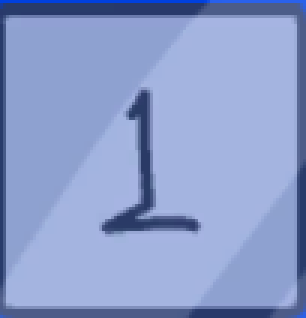
#> input picture 1.png, 102 x 106 px (shown 3 times larger)
$ python -i contrs.py   (imports and definitions only)
#> lines starting #> are read from the running program, lines starting #| are printed output that depends on the picture; after the words box and inside, x2 and y2 are one past the last pixel; in counts of white or black regions, pixels touching at a corner belong together; long printed decimals are rounded
#> further down, picture is the input picture: shape (106, 102, 3); mean B, G, R 203.6, 157.1, 139.7
import cv2 as cv
import numpy as np
from matplotlib import pyplot as plt
import cv2
import time
import pyautogui
import imutils
import importlib
import math
import pdb
debug = True
#moduleName = input('O2')
#importlib.import_module(moduleName)
# [4 lines left out: function show, not called in this run]


def showImage(title,image):
    cv.imshow(title,image)
    cv.waitKey(0)
    cv.destroyAllWindows()

def getContoursByLevel(countours,hierarchy,level):
    sameLevel = []
    levels = []
    count = -1
    clevel = 0
    for hir in sorted(hierarchy[0], key=lambda x: x[3]):
        if hir[1] == -1:
            count += 1
        if count == level:
            clevel = hir[3]

    for con,hir in zip(countours,hierarchy[0]):
        if hir[3] == clevel:
            sameLevel.append(con)
    return sameLevel

# [33 lines left out: functions RecogniseDigit, GetBoxCenter, not called in this run]

def GetLowerLine(contours,diviation,imgSize):
    centers = []

    # [9 lines of commented-out code are left out]

    lines = set()
    for c1 in contours:
        box1 = cv.boundingRect(c1)
        elements = set()
        cel = []
        box1 = rotate_box(box1,25,imgSize)
        line = GetBoxCenter(box1)
        sumC =  0
        for c2 in contours:
            box2 = cv.boundingRect(c2)
            box2 = rotate_box(box2,25,imgSize)
            center = GetBoxCenter(box2)
            if abs(line[1] - center[1]) <= diviation:
                elements.add(box2)
                cel.append(c2)
                sumC += center[1]

        if elements not in lines:
            avg = sumC / (len(centers) + 1)
            lines.add(frozenset(elements))
            centers.append((avg,cel))

    centers = sorted(centers, key=lambda x: x[0], reverse = True)
    centers = list(map(lambda x: list(x[1]), list(centers)))
    #print(list(map(lambda x: len(x),centers)))

    #breakpoint()
    return centers


def GetO2Numbers(image):
    # [5 lines of commented-out code are left out]
    s = image.copy()
    if isRedOverlay(s):
        s = RemoveRedOverlay(s)
        #show(s)
    img = cv.cvtColor(s,cv.COLOR_BGR2GRAY)
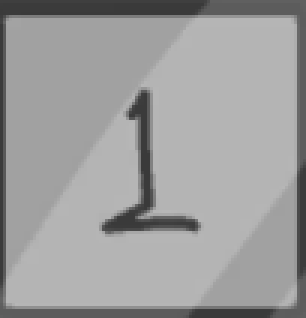
#> img: shape (106, 102) (shown 3 times larger); min 58, max 183, mean 157.2
    imgArea = img.shape[0] * img.shape[1]
#> imgArea = 10812
    ret,thresh = cv.threshold(img,195,255,cv2.THRESH_BINARY)
#> thresh: shape (106, 102); every value is 0
    kernel = np.ones((5,5),np.uint8)
    eroded = cv.erode(thresh,kernel,iterations = 1)
    inverted = (255 - eroded)
#> inverted: shape (106, 102); every value is 255
    #inverted = (255 - thresh)
    if debug:
        showImage('image',inverted)
    contours, hierarchy = cv.findContours(inverted, cv.RETR_TREE, cv.CHAIN_APPROX_SIMPLE)
#> contours = [[[0, 0], [0, 105], [101, 105], [101, 0]]]
    count = 0
    areas = []
    print(debug)
    print(len(contours))
#| 1
    for i,cont in zip(range(len(contours)),contours):
        area = cv.contourArea(cont)
        ratio = imgArea / (area+1)
        print(ratio)
        if (ratio > 30):
            print('bingo')
        areas.append((i,cont))
#> this loop made 1 pass
#> (cont, area, ratio) on pass 1: ([[0, 0], [0, 105], [101, 105], [101, 0]], 10605, 1.02)
#| 1.019
#> after the loop, areas = [(0, [[0, 0], [0, 105], [101, 105], [101, 0]])]
    #cv.drawContours(s, [areas[0][1]], -1, (0,255,0), 3)
    mask = np.zeros_like(thresh)
    cv.drawContours(mask, contours, -1, 255, -1)
    #cv.drawContours(mask, [areas[0][1]], -1, 255, -1)
    #img1 = cv.imread('o22.png',0)
    ret,big = cv.threshold(img,97,255,cv.THRESH_BINARY)
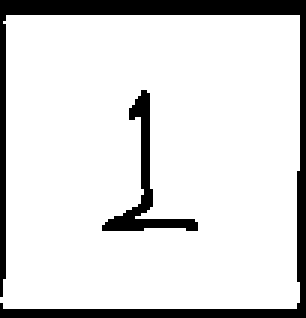
#> big: shape (106, 102) (shown 3 times larger); 86% white; 2 black regions, box (x1, y1, x2, y2) and area: (0, 0, 102, 106) 1234, (34, 30, 66, 77) 279
    if debug:
        showImage('thresh',big)
    out = np.zeros_like(big)
    out[mask == 255] = big[mask == 255]
    #kernel = np.ones((1,1),np.uint8)
    kernel = cv.getStructuringElement(cv2.MORPH_CROSS,(1,1))
    anotherImage = cv.dilate(out,kernel,iterations = 1)
    anotherImage = cv.erode(anotherImage,kernel,iterations = 1)
    #anotherImage = out
    anotherImage = (255 - anotherImage)
#> anotherImage: shape (106, 102); 14% white; 2 white regions
    #out= img[mask == 255]
    if debug:
        showImage('out',anotherImage)
    contours, hierarchy = cv.findContours(anotherImage, cv.RETR_TREE, cv.CHAIN_APPROX_SIMPLE)
#> contours = 2 contours; box (x1, y1, x2, y2) and area: (0, 0, 102, 106) 834, (34, 30, 66, 77) 201
    level1 = getContoursByLevel(contours,hierarchy, 2)
#> the loop in getContoursByLevel, `for hir in sorted(hierarchy[0], key=lambda x: x[3]):` made 2 passes
#> (hir, count) on pass 1: ([1, -1, -1, -1], 0)
#> hir on pass 2: [-1, 0, -1, -1]
#> after the loop in getContoursByLevel, `for hir in sorted(hierarchy[0], key=lambda x: x[3]):`: count = 0
#> the loop in getContoursByLevel, `for con,hir in zip(countours,hierarchy[0]):` made 2 passes
#> hir on passes 1 to 2: [1, -1, -1, -1], [-1, 0, -1, -1]
#> after the loop in getContoursByLevel, `for con,hir in zip(countours,hierarchy[0]):`: sameLevel = []
#> level1 = []
    print(img.shape)
#| (106, 102)
    centers = (GetLowerLine(level1,5,(img.shape[0],img.shape[1])))[0]
#> after the loop in GetLowerLine, `for c1 in contours:`: lines = 0 items
    sortedCenters = sorted(centers, key = lambda x: cv.contourArea(x), reverse = True)
    only5 = sorted(sortedCenters[:5], key = lambda x:cv.boundingRect(x)[0])

    othercenters = []
    #othercenters = (GetLowerLine(other))
    #cv.drawContours(s, [contours[2]], -1, (0,255,0), 1)
    #cv.drawContours(s, centers[0], -1, (0,255,0), 1)
    cv.drawContours(s, only5, -1, (0,255,0), 2)
    #cv.polylines(s,[centers],False,(0,255,0),1)
    mask = np.zeros_like(thresh)
    cv.drawContours(mask, only5, -1, 255, -1)
    if debug:
        showImage('original with contour',s)
    o2digits=[]
    for digit in only5:
        x,y,w,h = cv.boundingRect(digit)
        roi = thresh[y:y+h,x:x+w]
        out = np.zeros_like(thresh)
        out[mask == 255] = img[mask == 255]
        out = (255 - out)
        if debug:
            showImage('original with contour',roi)

        if debug:
            print(RecogniseDigit(roi))
        o2digits.append((RecogniseDigit(roi)))
    return o2digits

# [58 lines left out: functions GetO2NumKeys, rotate_image, rotate_point, rotate_box, RemoveRedOverlay, not called in this run]

def isRedOverlay(img):
    return np.all(img[:,:,2] > 45)


# [96 lines left out: functions GetEstimation, test, not called in this run]
    #cv.imshow('output',orgRect)

>>> import cv2
>>> picture = cv2.imread('1.png')
#> (the run stopped early here; a loop or call above may not have finished)

$ run again, on 10.png
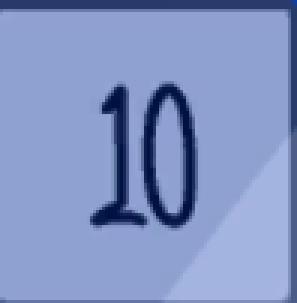
#> input picture 10.png, 99 x 101 px (shown 3 times larger)
#> picture is the input picture: shape (101, 99, 3); mean B, G, R 195.3, 148.3, 130.1
#> in GetO2Numbers, `img = cv.cvtColor(s,cv.COLOR_BGR2GRAY)`:
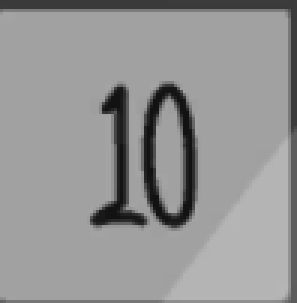
#> img: shape (101, 99) (shown 3 times larger); min 18, max 181, mean 148.4
#> thresh: shape (101, 99); every value is 0
#> inverted: shape (101, 99); every value is 255
#> in GetO2Numbers, `contours, hierarchy = cv.findContours(inverted, cv.RETR_TREE, cv.CHAIN..`: contours = [[[0, 0], [0, 100], [98, 100], [98, 0]]]
#| 1
#> the loop in GetO2Numbers, `for i,cont in zip(range(len(contours)),contours):` made 1 pass
#> (cont, area, ratio) on pass 1: ([[0, 0], [0, 100], [98, 100], [98, 0]], 9800, 1.02)
#> (printed output is left out)
#> after the loop in GetO2Numbers, `for i,cont in zip(range(len(contours)),contours):`: areas = [(0, [[0, 0], [0, 100], [98, 100], [98, 0]])]
#> in GetO2Numbers, `ret,big = cv.threshold(img,97,255,cv.THRESH_BINARY)`:
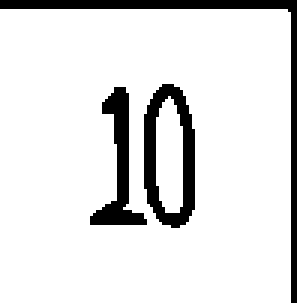
#> big: shape (101, 99) (shown 3 times larger); 88.2% white; 3 black regions, box (x1, y1, x2, y2) and area: (0, 0, 99, 101) 494, (48, 28, 65, 76) 393, (30, 29, 49, 75) 296
#> anotherImage: shape (101, 99); 11.8% white; 3 white regions
#> in GetO2Numbers, `contours, hierarchy = cv.findContours(anotherImage, cv.RETR_TREE, cv.C..`: contours = 4 contours; box (x1, y1, x2, y2) and area: (48, 28, 65, 76) 640, (51, 31, 62, 72) 341, (0, 0, 99, 101) 296, (30, 29, 49, 75) 234
#> the loop in getContoursByLevel, `for hir in sorted(hierarchy[0], key=lambda x: x[3]):` made 4 passes
#> (hir, count) on passes 1, 4: ([1, -1, -1, -1], 0), ([-1, -1, -1, 1], 1)
#> after the loop in getContoursByLevel, `for hir in sorted(hierarchy[0], key=lambda x: x[3]):`: count = 1
#> the loop in getContoursByLevel, `for con,hir in zip(countours,hierarchy[0]):` made 4 passes
#> hir on passes 1 to 4: [1, -1, -1, -1], [3, 0, 2, -1], [-1, -1, -1, 1], [-1, 1, -1, -1]
#> after the loop in getContoursByLevel, `for con,hir in zip(countours,hierarchy[0]):`: sameLevel = []
#| (101, 99)
#> after the loop in GetLowerLine, `for c1 in contours:`: lines = 0 items

$ run again, on 2.png
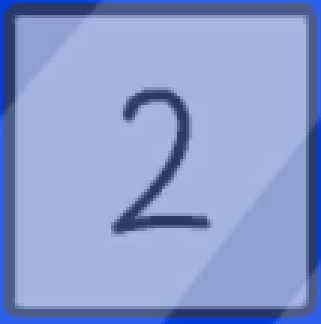
#> input picture 2.png, 107 x 108 px (shown 3 times larger)
#> picture is the input picture: shape (108, 107, 3); mean B, G, R 204.8, 155.2, 136.8
#> thresh: shape (108, 107); every value is 0
#> inverted: shape (108, 107); every value is 255
#> in GetO2Numbers, `contours, hierarchy = cv.findContours(inverted, cv.RETR_TREE, cv.CHAIN..`: contours = [[[0, 0], [0, 107], [106, 107], [106, 0]]]
#| 1
#> the loop in GetO2Numbers, `for i,cont in zip(range(len(contours)),contours):` made 1 pass
#> (cont, area, ratio) on pass 1: ([[0, 0], [0, 107], [106, 107], [106, 0]], 11342, 1.02)
#> (printed output is left out)
#> after the loop in GetO2Numbers, `for i,cont in zip(range(len(contours)),contours):`: areas = [(0, [[0, 0], [0, 107], [106, 107], [106, 0]])]
#> in GetO2Numbers, `ret,big = cv.threshold(img,97,255,cv.THRESH_BINARY)`:
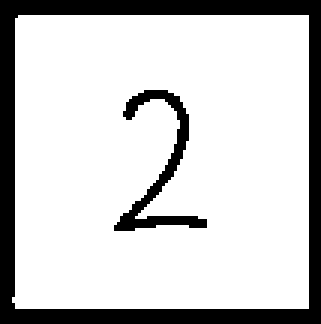
#> big: shape (108, 107) (shown 3 times larger); 80.2% white; 2 black regions, box (x1, y1, x2, y2) and area: (0, 0, 107, 108) 1951, (38, 30, 69, 77) 332
#> anotherImage: shape (108, 107); 19.8% white; 2 white regions
#> in GetO2Numbers, `contours, hierarchy = cv.findContours(anotherImage, cv.RETR_TREE, cv.C..`: contours = 3 contours; box (x1, y1, x2, y2) and area: (0, 0, 107, 108) 11342, (3, 4, 104, 104) 9800, (38, 30, 69, 77) 242
#> the loop in getContoursByLevel, `for hir in sorted(hierarchy[0], key=lambda x: x[3]):` made 3 passes
#> (hir, clevel) on pass 3: ([-1, -1, -1, 1], 1)
#> after the loop in getContoursByLevel, `for hir in sorted(hierarchy[0], key=lambda x: x[3]):`: count = 2
#> the loop in getContoursByLevel, `for con,hir in zip(countours,hierarchy[0]):` made 3 passes
#> hir on passes 2 to 3: [-1, -1, 2, 0], [-1, -1, -1, 1]
#> after the loop in getContoursByLevel, `for con,hir in zip(countours,hierarchy[0]):`: sameLevel = 1 contour; box (x1, y1, x2, y2) and area: (38, 30, 69, 77) 242
#> level1 has the same summary as sameLevel in getContoursByLevel
#| (108, 107)
#> the loop in GetLowerLine, `for c1 in contours:` made 1 pass
#> after the loop in GetLowerLine, `for c1 in contours:`: centers = 1 item
#> in GetO2Numbers, `centers = (GetLowerLine(level1,5,(img.shape[0],img.shape[1])))[0]`: centers has the same summary as sameLevel in getContoursByLevel
#> sortedCenters has the same summary as sameLevel in getContoursByLevel
#> only5 has the same summary as sameLevel in getContoursByLevel
#> s: shape (108, 107, 3); 4.98% of pixels changed, all inside (x1, y1, x2, y2) = (37, 29, 70, 78)
#> mask: shape (108, 107); 2.9% white; 1 white region, box (x1, y1, x2, y2) and area: (38, 30, 69, 77) 332
#> in GetO2Numbers, `x,y,w,h = cv.boundingRect(digit)`: x = 38; y = 30; w = 31; h = 47
#> roi: shape (47, 31); every value is 0
#> in GetO2Numbers, `out = (255 - out)`:
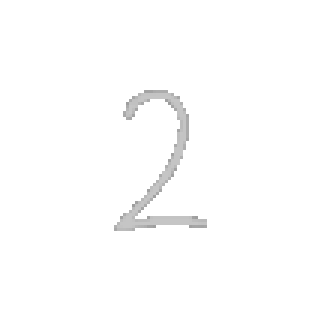
#> out: shape (108, 107) (shown 3 times larger); min 158, max 255, mean 253.1

$ run again, on 3.png
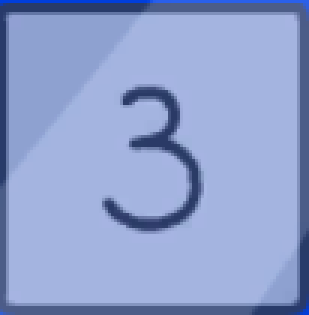
#> input picture 3.png, 103 x 105 px (shown 3 times larger)
#> picture is the input picture: shape (105, 103, 3); mean B, G, R 206.2, 160.5, 143.5
#> thresh: shape (105, 103); every value is 0
#> inverted: shape (105, 103); every value is 255
#> in GetO2Numbers, `contours, hierarchy = cv.findContours(inverted, cv.RETR_TREE, cv.CHAIN..`: contours = [[[0, 0], [0, 104], [102, 104], [102, 0]]]
#| 1
#> the loop in GetO2Numbers, `for i,cont in zip(range(len(contours)),contours):` made 1 pass
#> (cont, area, ratio) on pass 1: ([[0, 0], [0, 104], [102, 104], [102, 0]], 10608, 1.02)
#> (printed output is left out)
#> after the loop in GetO2Numbers, `for i,cont in zip(range(len(contours)),contours):`: areas = [(0, [[0, 0], [0, 104], [102, 104], [102, 0]])]
#> in GetO2Numbers, `ret,big = cv.threshold(img,97,255,cv.THRESH_BINARY)`:
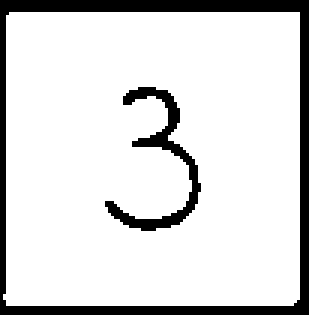
#> big: shape (105, 103) (shown 3 times larger); 85.7% white; 2 black regions, box (x1, y1, x2, y2) and area: (0, 0, 103, 105) 1213, (35, 29, 67, 77) 330
#> anotherImage: shape (105, 103); 14.3% white; 2 white regions
#> in GetO2Numbers, `contours, hierarchy = cv.findContours(anotherImage, cv.RETR_TREE, cv.C..`: contours = 3 contours; box (x1, y1, x2, y2) and area: (0, 0, 103, 105) 10608, (0, 3, 101, 103) 9796, (35, 29, 67, 77) 238
#> the loop in getContoursByLevel, `for hir in sorted(hierarchy[0], key=lambda x: x[3]):` made 3 passes
#> (hir, clevel) on pass 3: ([-1, -1, -1, 1], 1)
#> after the loop in getContoursByLevel, `for hir in sorted(hierarchy[0], key=lambda x: x[3]):`: count = 2
#> the loop in getContoursByLevel, `for con,hir in zip(countours,hierarchy[0]):` made 3 passes
#> hir on passes 2 to 3: [-1, -1, 2, 0], [-1, -1, -1, 1]
#> after the loop in getContoursByLevel, `for con,hir in zip(countours,hierarchy[0]):`: sameLevel = 1 contour; box (x1, y1, x2, y2) and area: (35, 29, 67, 77) 238
#> level1 has the same summary as sameLevel in getContoursByLevel
#| (105, 103)
#> the loop in GetLowerLine, `for c1 in contours:` made 1 pass
#> after the loop in GetLowerLine, `for c1 in contours:`: centers = 1 item
#> in GetO2Numbers, `centers = (GetLowerLine(level1,5,(img.shape[0],img.shape[1])))[0]`: centers has the same summary as sameLevel in getContoursByLevel
#> sortedCenters has the same summary as sameLevel in getContoursByLevel
#> only5 has the same summary as sameLevel in getContoursByLevel
#> s: shape (105, 103, 3); 5.41% of pixels changed, all inside (x1, y1, x2, y2) = (34, 28, 68, 78)
#> mask: shape (105, 103); 3.1% white; 1 white region, box (x1, y1, x2, y2) and area: (35, 29, 67, 77) 330
#> in GetO2Numbers, `x,y,w,h = cv.boundingRect(digit)`: x = 35; y = 29; w = 32; h = 48
#> roi: shape (48, 32); every value is 0
#> in GetO2Numbers, `out = (255 - out)`:
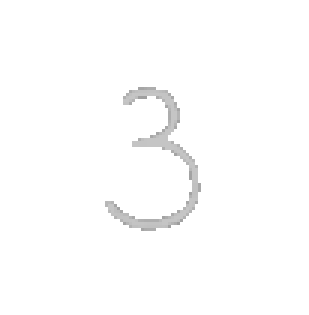
#> out: shape (105, 103) (shown 3 times larger); min 158, max 255, mean 252.9
